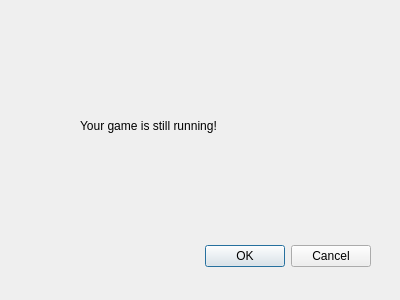
<?xml version="1.0" encoding="UTF-8"?>
<ui version="4.0">
 <class>quitWarningDialog</class>
 <widget class="QDialog" name="quitWarningDialog">
  <property name="geometry">
   <rect>
    <x>0</x>
    <y>0</y>
    <width>400</width>
    <height>300</height>
   </rect>
  </property>
  <property name="windowTitle">
   <string>Dialog</string>
  </property>
  <widget class="QDialogButtonBox" name="buttonBox">
   <property name="geometry">
    <rect>
     <x>30</x>
     <y>240</y>
     <width>341</width>
     <height>32</height>
    </rect>
   </property>
   <property name="orientation">
    <enum>Qt::Horizontal</enum>
   </property>
   <property name="standardButtons">
    <set>QDialogButtonBox::Cancel|QDialogButtonBox::Ok</set>
   </property>
  </widget>
  <widget class="QLabel" name="label">
   <property name="geometry">
    <rect>
     <x>80</x>
     <y>80</y>
     <width>291</width>
     <height>91</height>
    </rect>
   </property>
   <property name="text">
    <string>Your game is still running!</string>
   </property>
  </widget>
 </widget>
 <resources/>
 <connections>
  <connection>
   <sender>buttonBox</sender>
   <signal>accepted()</signal>
   <receiver>quitWarningDialog</receiver>
   <slot>accept()</slot>
   <hints>
    <hint type="sourcelabel">
     <x>248</x>
     <y>254</y>
    </hint>
    <hint type="destinationlabel">
     <x>157</x>
     <y>274</y>
    </hint>
   </hints>
  </connection>
  <connection>
   <sender>buttonBox</sender>
   <signal>rejected()</signal>
   <receiver>quitWarningDialog</receiver>
   <slot>reject()</slot>
   <hints>
    <hint type="sourcelabel">
     <x>316</x>
     <y>260</y>
    </hint>
    <hint type="destinationlabel">
     <x>286</x>
     <y>274</y>
    </hint>
   </hints>
  </connection>
 </connections>
</ui>
